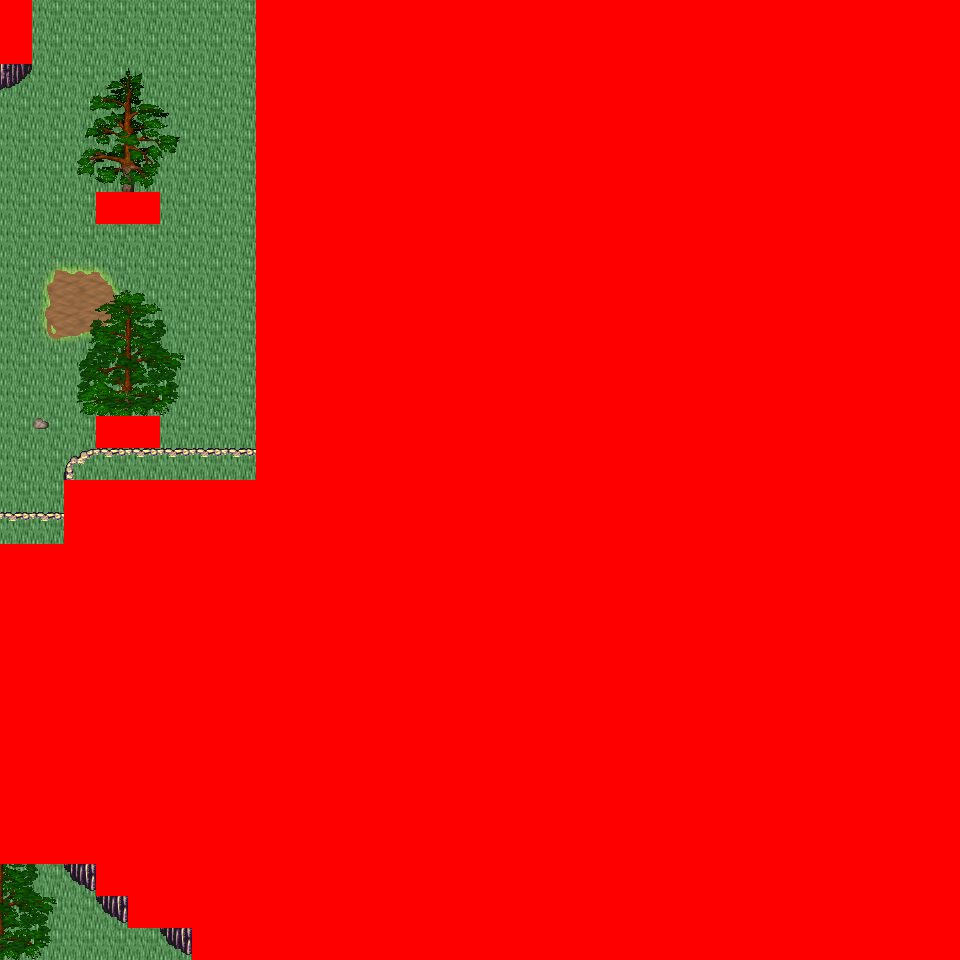

The image is a tile-based game level rendered from a .tmx file. Its description and source (layers, tilesets, objects; grid data summarised) follow:
An orthogonal 30x30 tile map with 32x32 px tiles, 6 tile layers (Ground, Object, Object2, Above, ...), 29 tilesets and 4 objects (4x mapchange).

<map version="1.0" orientation="orthogonal" renderorder="right-down" width="30" height="30" tilewidth="32" tileheight="32" nextobjectid="5">
  <tileset firstgid="1" name="tileset_logic_collision" tilewidth="32" tileheight="32" tilecount="1" columns="1">
    <image source="../drawable/tileset_logic_collision.png" width="32" height="32" />
  </tileset>
  <tileset firstgid="2" name="tileset_ground_ground" tilewidth="32" tileheight="32" tilecount="33" columns="3">
    <image source="../drawable/tileset_ground_ground.png" width="96" height="352" />
  </tileset>
  <tileset firstgid="35" name="tileset_building_house_3" tilewidth="32" tileheight="32" tilecount="48" columns="6">
    <image source="../drawable/tileset_building_house_3.png" width="192" height="256" />
  </tileset>
  <tileset firstgid="83" name="tileset_building_house_chalet" tilewidth="32" tileheight="32" tilecount="56" columns="7">
    <image source="../drawable/tileset_building_house_chalet.png" width="224" height="256" />
  </tileset>
  <tileset firstgid="139" name="tileset_terrain_grassland" tilewidth="32" tileheight="32" tilecount="88" columns="8">
    <image source="../drawable/tileset_terrain_grassland.png" width="256" height="352" />
  </tileset>
  <tileset firstgid="227" name="tileset_ground_grass_edges" tilewidth="32" tileheight="32" tilecount="36" columns="12">
    <image source="../drawable/tileset_ground_grass_edges.png" width="384" height="96" />
  </tileset>
  <tileset firstgid="263" name="tileset_ground_grass_corners" tilewidth="32" tileheight="32" tilecount="24" columns="6">
    <image source="../drawable/tileset_ground_grass_corners.png" width="192" height="128" />
  </tileset>
  <tileset firstgid="287" name="tileset_ground_grass_2" tilewidth="32" tileheight="32" tilecount="21" columns="3">
    <image source="../drawable/tileset_ground_grass_2.png" width="96" height="224" />
  </tileset>
  <tileset firstgid="308" name="tileset_plant_tree_fall_trees" tilewidth="32" tileheight="32" tilecount="40" columns="8">
    <image source="../drawable/tileset_plant_tree_fall_trees.png" width="256" height="160" />
  </tileset>
  <tileset firstgid="348" name="tileset_plant_tree_pine_tree" tilewidth="32" tileheight="32" tilecount="20" columns="4">
    <image source="../drawable/tileset_plant_tree_pine_tree.png" width="128" height="160" />
  </tileset>
  <tileset firstgid="368" name="tileset_plant_tree_pine_tree_1" tilewidth="32" tileheight="32" tilecount="20" columns="4">
    <image source="../drawable/tileset_plant_tree_pine_tree_1.png" width="128" height="160" />
  </tileset>
  <tileset firstgid="388" name="tileset_plant_tree_tree_darkgreen" tilewidth="32" tileheight="32" tilecount="88" columns="8">
    <image source="../drawable/tileset_plant_tree_tree_darkgreen.png" width="256" height="352" />
  </tileset>
  <tileset firstgid="476" name="tileset_plant_tree_evergreen" tilewidth="32" tileheight="32" tilecount="36" columns="3">
    <image source="../drawable/tileset_plant_tree_evergreen.png" width="96" height="384" />
  </tileset>
  <tileset firstgid="512" name="tileset_plant_tree_dead_tree_3" tilewidth="32" tileheight="32" tilecount="16" columns="4">
    <image source="../drawable/tileset_plant_tree_dead_tree_3.png" width="128" height="128" />
  </tileset>
  <tileset firstgid="528" name="tileset_plant_stump_hollow_logs" tilewidth="32" tileheight="32" tilecount="6" columns="3">
    <image source="../drawable/tileset_plant_stump_hollow_logs.png" width="96" height="64" />
  </tileset>
  <tileset firstgid="534" name="tileset_plant_stump_stump_purple" tilewidth="32" tileheight="32" tilecount="4" columns="2">
    <image source="../drawable/tileset_plant_stump_stump_purple.png" width="64" height="64" />
  </tileset>
  <tileset firstgid="538" name="tileset_plant_leaves" tilewidth="32" tileheight="32" tilecount="8" columns="4">
    <image source="../drawable/tileset_plant_leaves.png" width="128" height="64" />
  </tileset>
  <tileset firstgid="546" name="tileset_building_door_brown_door" tilewidth="32" tileheight="32" tilecount="3" columns="1">
    <image source="../drawable/tileset_building_door_brown_door.png" width="32" height="96" />
  </tileset>
  <tileset firstgid="549" name="tileset_item_pot_barrel_with_flower" tilewidth="32" tileheight="32" tilecount="2" columns="2">
    <image source="../drawable/tileset_item_pot_barrel_with_flower.png" width="64" height="32" />
  </tileset>
  <tileset firstgid="551" name="tileset_ground_rock_pebbles" tilewidth="32" tileheight="32" tilecount="3" columns="1">
    <image source="../drawable/tileset_ground_rock_pebbles.png" width="32" height="96" />
  </tileset>
  <tileset firstgid="554" name="tileset_plant_mushroom3" tilewidth="32" tileheight="32" tilecount="2" columns="2">
    <image source="../drawable/tileset_plant_mushroom3.png" width="64" height="32" />
  </tileset>
  <tileset firstgid="556" name="tileset_plant_bush_large_green" tilewidth="32" tileheight="32" tilecount="9" columns="3">
    <image source="../drawable/tileset_plant_bush_large_green.png" width="96" height="96" />
  </tileset>
  <tileset firstgid="565" name="tileset_plant_flower_daisy_blue" tilewidth="32" tileheight="32" tilecount="8" columns="2">
    <image source="../drawable/tileset_plant_flower_daisy_blue.png" width="64" height="128" />
  </tileset>
  <tileset firstgid="573" name="tileset_plant_flower_daisy_red" tilewidth="32" tileheight="32" tilecount="8" columns="2">
    <image source="../drawable/tileset_plant_flower_daisy_red.png" width="64" height="128" />
  </tileset>
  <tileset firstgid="581" name="tileset_plant_flower_daisy_white" tilewidth="32" tileheight="32" tilecount="8" columns="2">
    <image source="../drawable/tileset_plant_flower_daisy_white.png" width="64" height="128" />
  </tileset>
  <tileset firstgid="589" name="tileset_plant_flower_daisy_yellow" tilewidth="32" tileheight="32" tilecount="8" columns="2">
    <image source="../drawable/tileset_plant_flower_daisy_yellow.png" width="64" height="128" />
  </tileset>
  <tileset firstgid="597" name="tileset_plant_flower_stone_edge_beds" tilewidth="32" tileheight="32" tilecount="24" columns="8">
    <image source="../drawable/tileset_plant_flower_stone_edge_beds.png" width="256" height="96" />
  </tileset>
  <tileset firstgid="621" name="tileset_ground_tall_grass" tilewidth="32" tileheight="32" tilecount="15" columns="5">
    <image source="../drawable/tileset_ground_tall_grass.png" width="160" height="96" />
  </tileset>
  <tileset firstgid="636" name="tileset_object_stone_well" tilewidth="32" tileheight="32" tilecount="6" columns="2">
    <image source="../drawable/tileset_object_stone_well.png" width="64" height="96" />
  </tileset>
  <layer name="Ground" width="30" height="30">
    <data>[900 cells, 900 non-empty, 2 distinct tile ids]</data>
  </layer>
  <layer name="Object" width="30" height="30">
    <data>[900 cells, 182 non-empty, 51 distinct tile ids]</data>
  </layer>
  <layer name="Object2" width="30" height="30">
    <data>[900 cells, 42 non-empty, 41 distinct tile ids]</data>
  </layer>
  <layer name="Above" width="30" height="30">
    <data>[900 cells, 103 non-empty, 63 distinct tile ids]</data>
  </layer>
  <layer name="Above2" width="30" height="30">
    <data>[900 cells, 40 non-empty, 16 distinct tile ids]</data>
  </layer>
  <layer name="Walkable" width="30" height="30">
    <data>[900 cells, 769 non-empty, 1 distinct tile ids]</data>
  </layer>
  <objectgroup name="MapEvents">
    <object id="1" name="north" type="mapchange" x="32" y="0" width="224" height="32">
      <properties>
        <property name="map" value="0_ados_mountain_n2_w2_x3_y0" />
        <property name="place" value="south" />
      </properties>
    </object>
    </objectgroup>
</map>
<!-- 3 of 4 objects omitted -->
